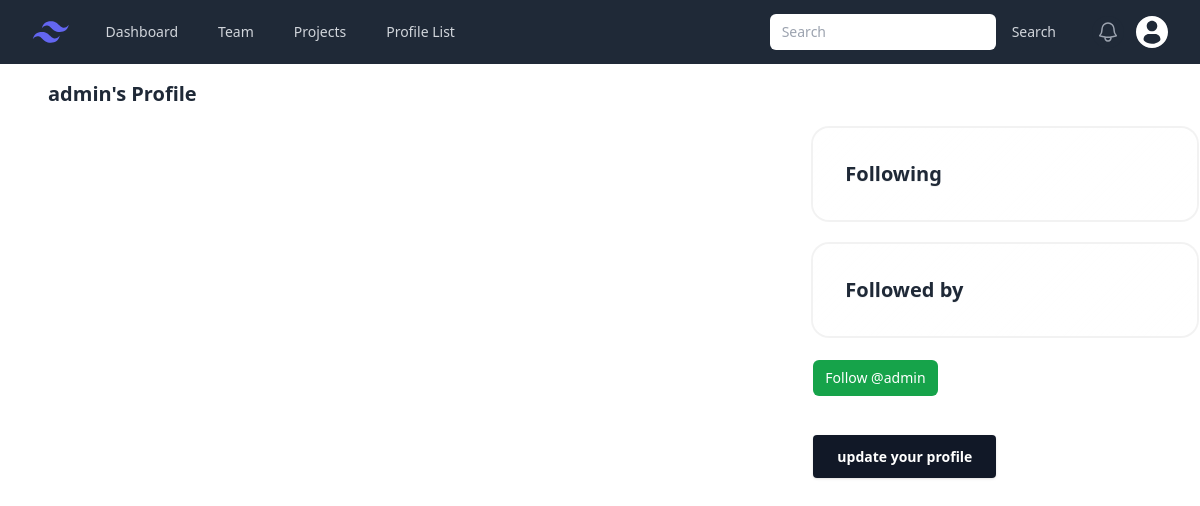
Page /admin (signed in) on the earlier database version.
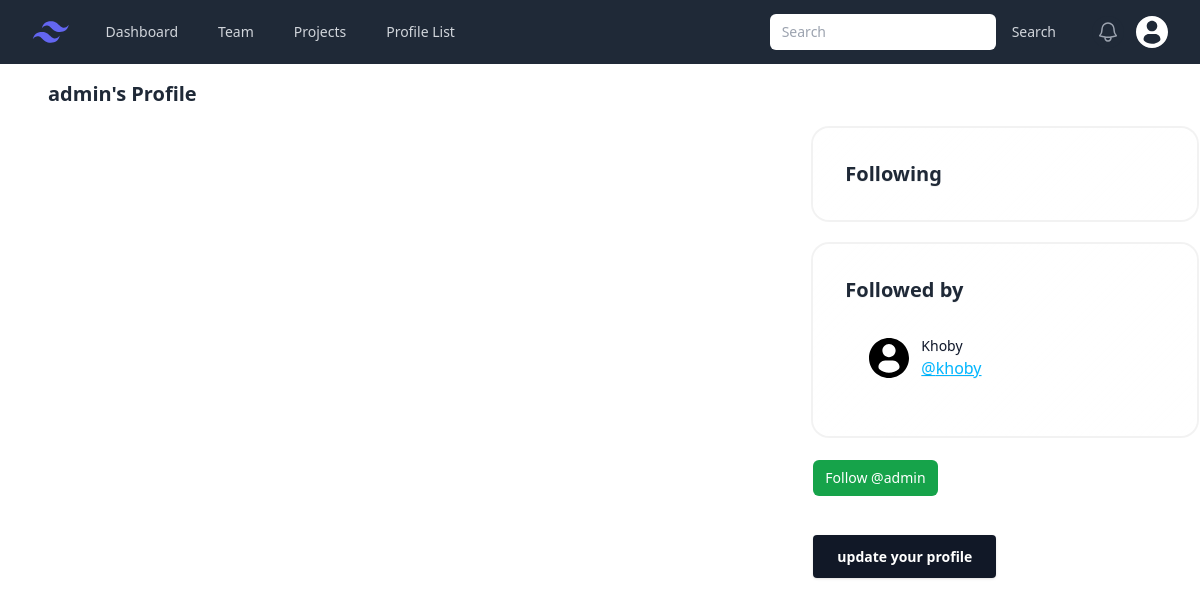
Same page on the later database version.
### Social/models.py (models this page shows)
class UserProfile(models.Model):
    user = models.OneToOneField(User, on_delete=models.CASCADE)
    follows= models.ManyToManyField(
        'self', related_name='followed_by', symmetrical=False, blank= True
    )
    date_modified= models.DateTimeField(User, auto_now=True)
    def __str__(self):
        return self.user.username

### Social/views.py (the view)
# urls.py: path('<str:username>', views.profile, name='profile'),
def profile(request,username):
    if request.user.is_authenticated:
        userr = User.objects.get(username=username)
        profile= UserProfile.objects.get(user= userr)
        cuntUser= UserProfile.objects.get(user= User.objects.get(username=request.user))
        myTwits= Twit.objects.filter(user= userr).order_by('-twit_date')
        if request.method == "POST":
            if request.POST.get('follow'):
                cuntUser.follows.add(profile)
            elif request.POST.get('unfollow'):
                cuntUser.follows.remove(profile)
            cuntUser.save()
        context= {
            'user_profile': profile,
            'user': cuntUser.follows.all,
            'mytwits': myTwits,
        }
        return render(request, 'profile.html', context= context)
    else:
        messages.success(request, ('You must be logged in to view this page...'))
        return redirect('index')

### template/profile.html (shortened to what this page needs)
{% extends 'base.html' %}
{% load static %}
{% block nav %}
  {% include 'profilenavbar.html' %}
{% endblock %}
{% block content %}
{% if user_profile%}
    <div class="grid grid-cols-3 gap-3">
        <div class="p-4 col-span-2">
            <h1 class="text-xl font-bold text-gray-800">{{user_profile.user.username}}'s Profile</h1>
            <br>
        </div>
        <div class="p-4">
            <br><br>
            <div class="card w-96 glass">
                <div class="card-body">
                <h2 class="card-title text-center">Following</h2>
                </div>
            </div>
            <br>
            <div class="card w-96 glass">
                <div class="card-body">
                <h2 class="card-title text-center">Followed by</h2>
                {% for followed_by in user_profile.followed_by.all %}
                    <ul role="list" class="p-6 divide-y divide-slate-200">
                        <li class="flex py-4 first:pt-0 last:pb-0">
                            <figure></figure>
                            <div class="ml-3 overflow-hidden">
                            <p class="text-sm font-medium text-slate-900">{{followed_by}}</p>
                            <a href="{% url 'profile' followed_by.user.username %}" class="link link-info">
                                <h1 class="font-normal ">@{{followed_by|lower}}</h1>
                            </a>
                            </div>
                        </li>
                    </ul>
                {% endfor %}
                </div>
            </div>
            <br>
            <form method="POST">
                {% if user_profile in user %}
                    <button class="text-white bg-red-600 hover:bg-white hover:border hover:border-red-600 hover:text-red-600 rounded-md px-3 py-2 text-sm font-medium" name="unfollow" value="unfollow" type="submit">
                        Unfollow @{{user_profile.user.username| lower}}
                        </button>
                {% else %}
                    <button class="text-white bg-green-600 hover:bg-white hover:border hover:border-green-600 hover:text-green-600 rounded-md px-3 py-2 text-sm font-medium" name="follow" value="follow" type="submit">
                        Follow @{{user_profile.user.username| lower}}
                        </button>
                {% endif %}
            </form>
            <br><br>
            <a href="{% url 'update profile' %}" class="bg-gray-900 text-white text-center mx-auto hover:bg-gray-800 text-sm font-bold lowercase px-6 py-3 rounded shadow hover:shadow-lg outline-none focus:outline-none mr-1 mb-1" style="transition: all 0.15s ease 0s;">
                Update your profile
            </a>
        </div>
    </div>
{% endif  %}
{% endblock %}

### template/base.html (shortened to what this page needs)
{% load static %}
<!DOCTYPE html>
<html lang="en">
<head>
    <link rel="stylesheet" href="{% static './css/style.css' %}" type="text/css">
</head>
<body>
        {% block nav %}
        {% endblock %}
    <div class="mx-auto max-w-7xl px-2 sm:px-6 lg:px-8">
        {% block content%}
        {% endblock %}
    </div>
</body>
</html>

### template/profilenavbar.html (shortened to what this page needs)
<nav class="bg-gray-800">
    <div class="mx-auto max-w-7xl px-2 sm:px-6 lg:px-8">
      <div class="relative flex h-16 items-center justify-between">
        <div class="flex flex-1 items-center justify-center sm:items-stretch sm:justify-start">
          <div class="flex flex-shrink-0 items-center">
            <a href="{% url 'index'%}">
            </a>
          </div>
          <div class="hidden sm:ml-6 sm:block">
            <div class="flex space-x-4">
              <a href="#" class="text-gray-300 hover:bg-gray-700 hover:text-white rounded-md px-3 py-2 text-sm font-medium" aria-current="page">Dashboard</a>
              <a href="#" class="text-gray-300 hover:bg-gray-700 hover:text-white rounded-md px-3 py-2 text-sm font-medium">Team</a>
              <a href="#" class="text-gray-300 hover:bg-gray-700 hover:text-white rounded-md px-3 py-2 text-sm font-medium">Projects</a>
              <a href="{% url 'profile list' %}" class="text-gray-300 hover:bg-gray-700 hover:text-white rounded-md px-3 py-2 text-sm font-medium">Profile List</a>
            </div>
          </div>
        </div>
        <div class="lg:flex hidden">
          <input type="text" placeholder="Search" class="rounded-md px-3 py-2 text-sm font-medium w-full max-w-xs mr-1" />
          <div>
            <button type="button" class="text-gray-300 hover:bg-gray-700 hover:text-white rounded-md px-3 py-2 text-sm font-medium" id="userbutton" aria-expanded="false" aria-haspopup="true">
            Search
            </button>
          </div>
        </div>
        <div class="absolute inset-y-0 right-0 flex items-center pr-2 sm:static sm:inset-auto sm:ml-6 sm:pr-0">
          <button type="button" class="relative rounded-full bg-gray-800 p-1 text-gray-400 hover:text-white focus:outline-none focus:ring-2 focus:ring-white focus:ring-offset-2 focus:ring-offset-gray-800">
            <span class="absolute -inset-1.5"></span>
          </button>
          <div class="relative ml-3">
            <div>
              <button type="button" id="useroptbtn" class="relative flex rounded-full bg-gray-800 text-sm focus:outline-none focus:ring-2 focus:ring-white focus:ring-offset-2 focus:ring-offset-gray-800"  aria-expanded="false" aria-haspopup="true">
                <span class="absolute -inset-1.5"></span>
                <figure ></figure>
              </button>
            </div>
          </div>
        </div>
      </div>
    </div>
  </nav>

Differences in the rows shown:
added UserProfile: user.username "Khoby", user.username "khoby"
